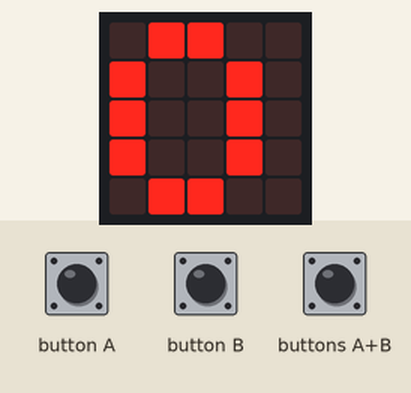
The program below on a simulated BBC micro:bit running MicroPython. Parts: the board's 5×5 LED display. The inputs (shaded band) are chosen by the test bench.

Above: at 1.2 s.
1.3 s: button A pressed for 0.15 s
At 2.5 s:
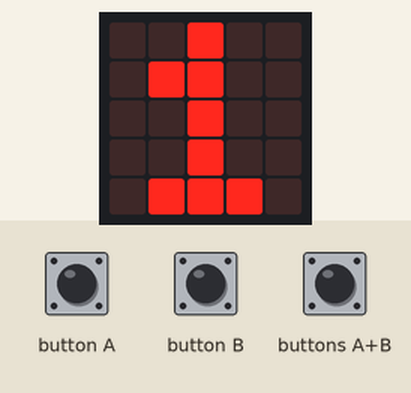
2.9 s: button A pressed for 1 s
At 4.1 s:
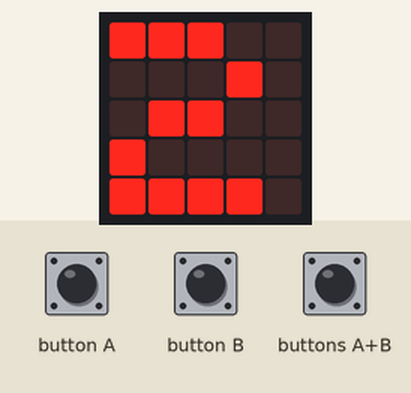
5.4 s: buttons A+B pressed for 0.15 s
At 6.6 s:
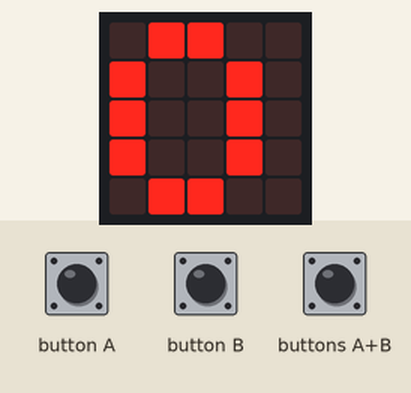
Timing chart, 0 to 8.4 s (numbered marks = the images above; inputs shaded):
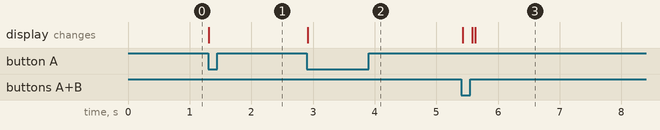

The program:

main.py
```python
# Sample: a-b-zaehler  (eingebaute Knoepfe A und B)
# Board:   BBC micro:bit V2.2
# Sprache: MicroPython
#
# Ziel: Knopf A zaehlt einen Wert hoch, Knopf B zaehlt ihn runter,
#       beide zusammen setzen ihn auf 0 zurueck. Der Wert (0..9) steht
#       auf der LED-Matrix.
#
# --------------------------------------------------------------------------
# Hardware
# --------------------------------------------------------------------------
#   Nichts anschliessen - die Knoepfe A und B sind fest eingebaut
#   (links und rechts neben der LED-Matrix).
# --------------------------------------------------------------------------

from microbit import *

zaehler = 0
display.show(str(zaehler))

while True:
    # Beide Knoepfe gleichzeitig -> zuerst pruefen, sonst zaehlt es mit
    if button_a.is_pressed() and button_b.is_pressed():
        zaehler = 0

    # was_pressed(): reagiert einmal pro Druck (Flanke), kein Prellen
    elif button_a.was_pressed():
        zaehler = zaehler + 1

    elif button_b.was_pressed():
        zaehler = zaehler - 1

    # Auf den Bereich 0..9 begrenzen (eine Ziffer auf der Matrix)
    zaehler = max(0, min(9, zaehler))
    display.show(str(zaehler))

    sleep(50)
```

Measured:
- after the input at 1.3 s, the display: changes at once (image 1)
- after the input at 2.9 s, the display: changes at once (image 2)
- after the input at 5.4 s, the display: changes at once (image 3)
